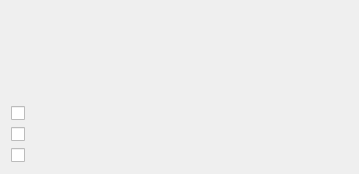
<?xml version="1.0" encoding="UTF-8"?>
<ui version="4.0">
 <class>RecurrenceActionsScopeWidget</class>
 <widget class="QWidget" name="RecurrenceActionsScopeWidget">
  <property name="geometry">
   <rect>
    <x>0</x>
    <y>0</y>
    <width>359</width>
    <height>174</height>
   </rect>
  </property>
  <layout class="QVBoxLayout" name="verticalLayout_2">
   <item>
    <layout class="QGridLayout" name="gridLayout">
     <item row="0" column="0">
      <widget class="QLabel" name="iconLabel">
       <property name="text">
        <string/>
       </property>
      </widget>
     </item>
     <item row="1" column="0">
      <spacer name="verticalSpacer">
       <property name="orientation">
        <enum>Qt::Vertical</enum>
       </property>
       <property name="sizeHint" stdset="0">
        <size>
         <width>20</width>
         <height>40</height>
        </size>
       </property>
      </spacer>
     </item>
     <item row="0" column="1" rowspan="2">
      <widget class="QLabel" name="messageLabel">
       <property name="sizePolicy">
        <sizepolicy hsizetype="MinimumExpanding" vsizetype="Preferred">
         <horstretch>0</horstretch>
         <verstretch>0</verstretch>
        </sizepolicy>
       </property>
       <property name="text">
        <string/>
       </property>
       <property name="alignment">
        <set>Qt::AlignLeading|Qt::AlignLeft|Qt::AlignTop</set>
       </property>
       <property name="wordWrap">
        <bool>true</bool>
       </property>
      </widget>
     </item>
    </layout>
   </item>
   <item>
    <layout class="QHBoxLayout" name="horizontalLayout">
     <item>
      <layout class="QVBoxLayout" name="verticalLayout">
       <item>
        <widget class="QCheckBox" name="checkBoxPast">
         <property name="sizePolicy">
          <sizepolicy hsizetype="MinimumExpanding" vsizetype="Fixed">
           <horstretch>0</horstretch>
           <verstretch>0</verstretch>
          </sizepolicy>
         </property>
         <property name="text">
          <string/>
         </property>
        </widget>
       </item>
       <item>
        <widget class="QCheckBox" name="checkBoxSelected">
         <property name="sizePolicy">
          <sizepolicy hsizetype="MinimumExpanding" vsizetype="Fixed">
           <horstretch>0</horstretch>
           <verstretch>0</verstretch>
          </sizepolicy>
         </property>
         <property name="text">
          <string/>
         </property>
        </widget>
       </item>
       <item>
        <widget class="QCheckBox" name="checkBoxFuture">
         <property name="sizePolicy">
          <sizepolicy hsizetype="MinimumExpanding" vsizetype="Fixed">
           <horstretch>0</horstretch>
           <verstretch>0</verstretch>
          </sizepolicy>
         </property>
         <property name="text">
          <string/>
         </property>
        </widget>
       </item>
      </layout>
     </item>
     <item>
      <spacer name="horizontalSpacer">
       <property name="orientation">
        <enum>Qt::Horizontal</enum>
       </property>
       <property name="sizeHint" stdset="0">
        <size>
         <width>40</width>
         <height>20</height>
        </size>
       </property>
      </spacer>
     </item>
    </layout>
   </item>
  </layout>
 </widget>
 <resources/>
 <connections/>
</ui>
